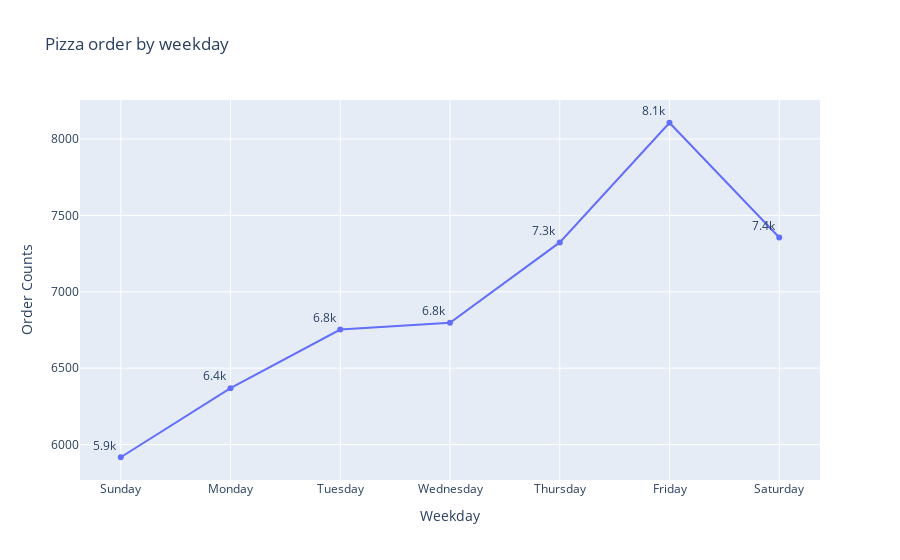

This figure's notebook cell:
### Markdown cell above
Fridays turn out to be the most busiest day as the pizza ordered during this day is at the peak.

### Code cell
days = ['Sunday', 'Monday', 'Tuesday', 'Wednesday', 'Thursday', 'Friday', 'Saturday']
a = pizza_order.groupby(by=pizza_order.index.day_name())['order_id'].count().reindex(days)
trace = px.line(a,
    x=a.index,
    y=a.values,
    markers=True,
    text=a.values, width=900,
    labels={'date_time':'Weekday', 'y':'Order Counts'},
    title='Pizza order by weekday'
)
trace.update_traces(texttemplate="%{text:.2s}", textposition='top left')

### Figure 1 — Plotly figure (JSON) as saved in the notebook; plotly's stock layout.template omitted (floating-point values rounded to 4 significant figures)
{"data": [{"hovertemplate": "Weekday=%{x}<br>Order Counts=%{y}<br>text=%{text}<extra></extra>", "legendgroup": "", "line": {"color": "#636efa", "dash": "solid"}, "marker": {"symbol": "circle"}, "mode": "text+lines+markers", "name": "", "orientation": "v", "showlegend": false, "text": [5917, 6369, 6753, 6797, 7323, 8106, 7355], "textposition": "top left", "texttemplate": "%{text:.2s}", "type": "scatter", "x": ["Sunday", "Monday", "Tuesday", "Wednesday", "Thursday", "Friday", "Saturday"], "xaxis": "x", "y": [5917, 6369, 6753, 6797, 7323, 8106, 7355], "yaxis": "y"}], "layout": {"legend": {"tracegroupgap": 0}, "title": {"text": "Pizza order by weekday"}, "width": 900, "xaxis": {"anchor": "y", "domain": [0, 1], "title": {"text": "Weekday"}}, "yaxis": {"anchor": "x", "domain": [0, 1], "title": {"text": "Order Counts"}}}}
